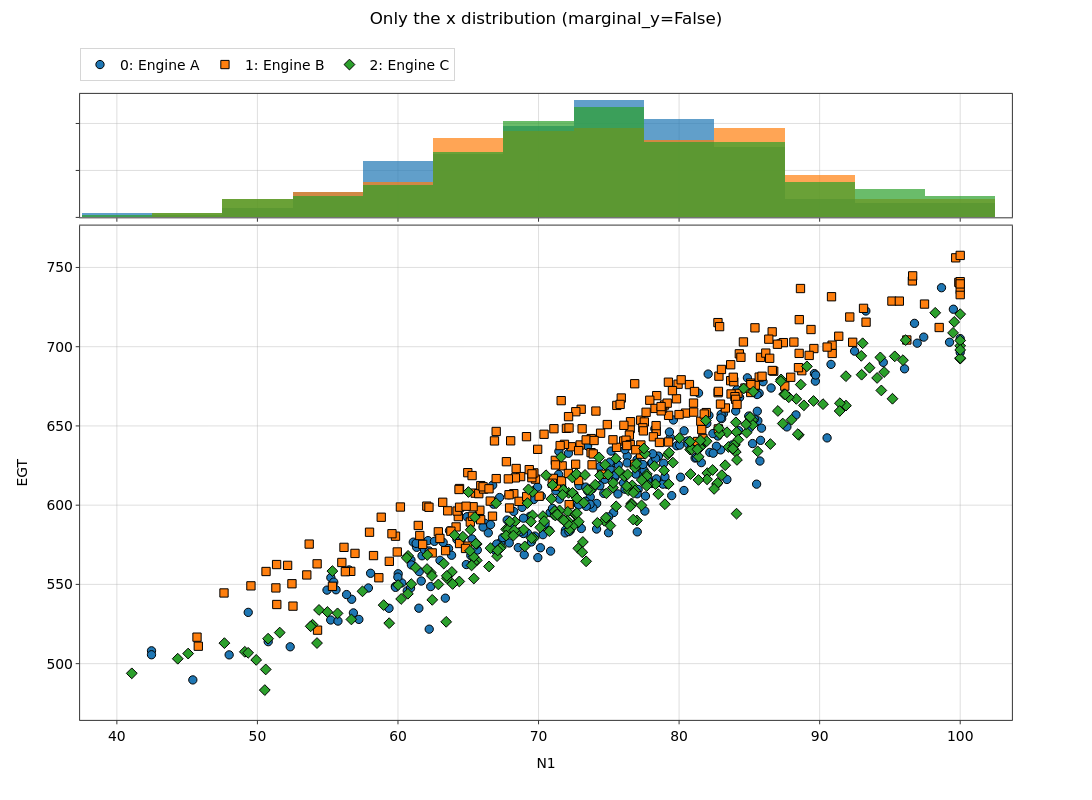

This figure's notebook cell:
### Code cell
nb.plot_marginal(x='N1', y='EGT', marginal_y=False,
                 suptitle='Only the x distribution (marginal_y=False)')

### Figure 1 — Plotly figure (JSON) as saved in the notebook; plotly's stock layout.template omitted (floating-point values rounded to 4 significant figures; data arrays with more than 128 entries replaced by an {"elided": "..."} marker saying what was removed)
{"data": [{"hovertemplate": "<b><u>Set: 0</u></b><br><b>Engine A</b><br>N1: %{x:.2f}<br>EGT: %{y:.2f}<extra></extra>", "legendgroup": "group_0", "legendrank": 1000, "line": {"color": "#1f77b4", "width": 2}, "marker": {"color": "#1f77b4", "line": {"color": "black", "width": 1}, "size": 8.3, "symbol": "circle"}, "mode": "markers", "name": "0: Engine A", "opacity": 1, "showlegend": true, "type": "scatter", "x": {"elided": "250 float values"}, "xaxis": "x3", "y": {"elided": "250 float values"}, "yaxis": "y3"}, {"histnorm": "", "legendgroup": "group_0", "legendrank": 1000, "marker": {"color": "#1f77b4"}, "name": "0: Engine A", "opacity": 0.7, "showlegend": false, "type": "histogram", "x": {"elided": "250 float values"}, "xaxis": "x", "yaxis": "y"}, {"hovertemplate": "<b><u>Set: 1</u></b><br><b>Engine B</b><br>N1: %{x:.2f}<br>EGT: %{y:.2f}<extra></extra>", "legendgroup": "group_1", "legendrank": 1001, "line": {"color": "#ff7f0e", "width": 2}, "marker": {"color": "#ff7f0e", "line": {"color": "black", "width": 1}, "size": 8.3, "symbol": "square"}, "mode": "markers", "name": "1: Engine B", "opacity": 1, "showlegend": true, "type": "scatter", "x": {"elided": "250 float values"}, "xaxis": "x3", "y": {"elided": "250 float values"}, "yaxis": "y3"}, {"histnorm": "", "legendgroup": "group_1", "legendrank": 1001, "marker": {"color": "#ff7f0e"}, "name": "1: Engine B", "opacity": 0.7, "showlegend": false, "type": "histogram", "x": {"elided": "250 float values"}, "xaxis": "x", "yaxis": "y"}, {"hovertemplate": "<b><u>Set: 2</u></b><br><b>Engine C</b><br>N1: %{x:.2f}<br>EGT: %{y:.2f}<extra></extra>", "legendgroup": "group_2", "legendrank": 1002, "line": {"color": "#2ca02c", "width": 2}, "marker": {"color": "#2ca02c", "line": {"color": "black", "width": 1}, "size": 8.3, "symbol": "diamond"}, "mode": "markers", "name": "2: Engine C", "opacity": 1, "showlegend": true, "type": "scatter", "x": {"elided": "250 float values"}, "xaxis": "x3", "y": {"elided": "250 float values"}, "yaxis": "y3"}, {"histnorm": "", "legendgroup": "group_2", "legendrank": 1002, "marker": {"color": "#2ca02c"}, "name": "2: Engine C", "opacity": 0.7, "showlegend": false, "type": "histogram", "x": {"elided": "250 float values"}, "xaxis": "x", "yaxis": "y"}], "layout": {"barmode": "overlay", "height": 800, "hoverlabel": {"font": {"size": 13.9}}, "legend": {"font": {"size": 13.9}, "orientation": "h", "x": 0, "xanchor": "left", "y": 0.9397, "yanchor": "top", "yref": "container"}, "margin": {"r": 80, "t": 86.22}, "meta": {"uc_legend_rows": 1}, "showlegend": true, "title": {"font": {"size": 16.7}, "text": "Only the x distribution (marginal_y=False)", "x": 0.5, "xanchor": "center", "y": 0.985, "yanchor": "top", "yref": "container"}, "width": 1200, "xaxis": {"anchor": "y", "domain": [0.0, 1.0], "matches": "x3", "showticklabels": false, "tickfont": {"size": 13.9}, "title": {"font": {"size": 13.9}}}, "xaxis2": {"anchor": "y2", "domain": [0.8002, 1.0], "tickfont": {"size": 13.9}, "title": {"font": {"size": 13.9}}, "visible": false}, "xaxis3": {"anchor": "y3", "domain": [0.0, 1.0], "tickfont": {"size": 13.9}, "title": {"font": {"size": 13.9}, "standoff": 15, "text": "N1"}}, "xaxis4": {"anchor": "y4", "domain": [0.8002, 1.0], "tickfont": {"size": 13.9}, "title": {"font": {"size": 13.9}}, "visible": false}, "yaxis": {"anchor": "x", "domain": [0.8026, 1.0], "showticklabels": false, "tickfont": {"size": 13.9}, "title": {"font": {"size": 13.9}}}, "yaxis2": {"anchor": "x2", "domain": [0.8002, 1.0], "tickfont": {"size": 13.9}, "title": {"font": {"size": 13.9}}, "visible": false}, "yaxis3": {"anchor": "x3", "domain": [0.0, 0.7897], "tickfont": {"size": 13.9}, "title": {"font": {"size": 13.9}, "standoff": 15, "text": "EGT"}}, "yaxis4": {"anchor": "x4", "domain": [0.0, 0.7992], "tickfont": {"size": 13.9}, "title": {"font": {"size": 13.9}}, "visible": false}}}
